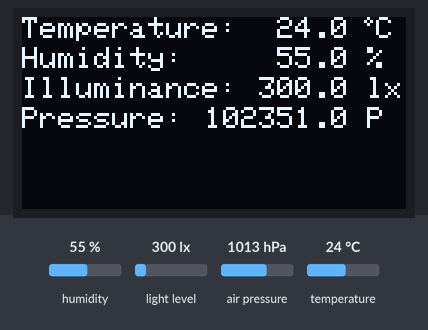
A sketch run on a simulated Arduino Uno, built with avr-gcc and run on an emulated ATmega328P. On the bench: 128×64 one-colour display. Inputs (shaded band) come from the test bench; at power-on: humidity 55 %, light level 300 lx, air pressure 1013 hPa, temperature 24 °C.

Above: at 3.2 s.
3.3 s: humidity set to 22 %
At 8.5 s:
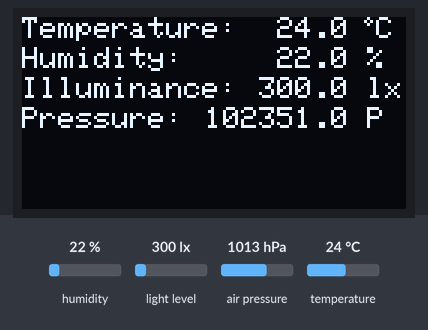
9.0 s: light level set to 40 lx
At 13.3 s:
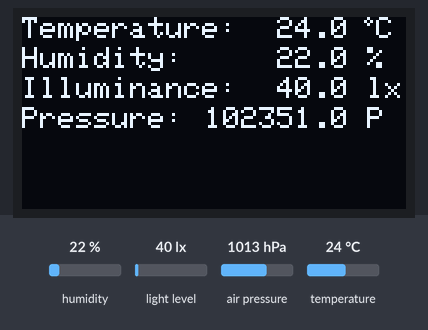
14.7 s: air pressure set to 952 hPa
At 18.1 s:
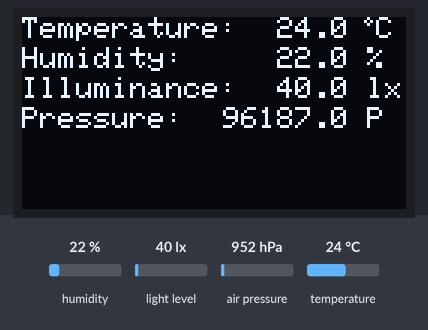
20.4 s: temperature set to 12 °C
At 22.9 s:
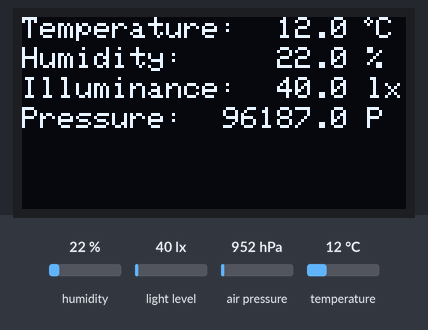
26.1 s: humidity set to 40 %
At 27.7 s:
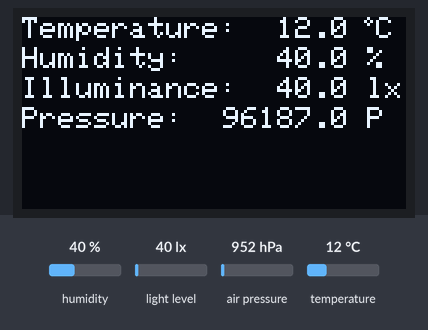
31.8 s: light level set to 500 lx
At 33.7 s:
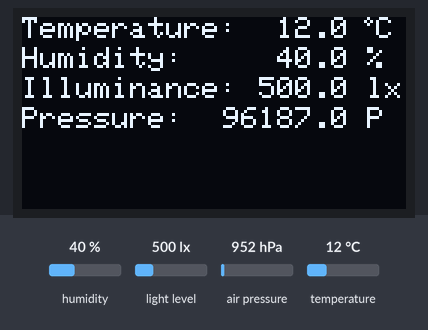
Timing chart, 0 to 35.2 s (numbered marks = the images above; inputs shaded):
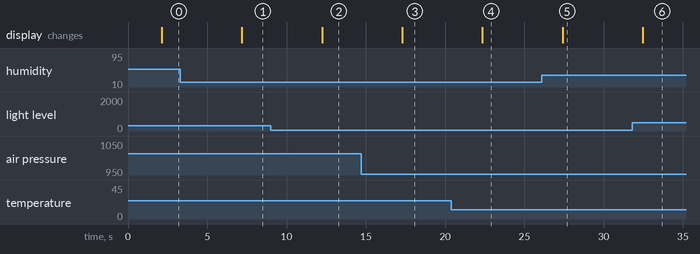

The sketch:

WeatherStationKit.ino
```cpp
/*********
  Gabor Mate
  https://github.com/Mategm
*********/

#include <Wire.h>
#include <Adafruit_GFX.h>
#include <Adafruit_SSD1306.h>
#include <BH1750.h>
#include <DHT.h>
#include <Adafruit_BMP085.h>

BH1750 lightMeter;
Adafruit_BMP085 pressure;
double baseline; // For the pressure

#define ALTITUDE 87.0 // Altitude of Sarszentmiklos, Hungary, Central-Europe in meters

#define SCREEN_WIDTH 128 // OLED display width, in pixels
#define SCREEN_HEIGHT 64 // OLED display height, in pixels

// Declaration for an SSD1306 display connected to I2C (SDA, SCL pins) SDA = D2; SCL = D1
Adafruit_SSD1306 display(SCREEN_WIDTH, SCREEN_HEIGHT, &Wire, -1);

#define DHTPIN 14     // Digital pin connected to the DHT sensor as D5
#define DHTTYPE DHT11   // DHT 11
DHT dht(DHTPIN, DHTTYPE);

void setup(){
  Serial.begin(115200);
  if(!display.begin(SSD1306_SWITCHCAPVCC, 0x3C)) { // Its works for my 128x64 OLED 0,96" screen
    Serial.println(F("SSD1306 allocation failed"));
    for(;;);
  }
  display.clearDisplay();
  Wire.begin();
  dht.begin();

  lightMeter.begin();
  lightMeter.configure(BH1750::CONTINUOUS_HIGH_RES_MODE_2);

  display.setTextSize(1); //1-8; 1 is default, not needed
  display.setTextColor(WHITE); // Not relevant for one or two color OLED display but needed for the code
  display.setCursor(0,0); //0,0 to 120,57
  display.println("Weather Station by!");
  display.println("Mategm!");
  display.display();

  if (pressure.begin()){
    //Serial.println("BMP180 init success");
    }
  else{
    Serial.println("BMP180 init fail\n\n");
    delay(5000);
    while(1); // Pause forever.
  }
  delay(2000);
  display.clearDisplay();
}
void loop() {
  char status;
  double T,P,p0,a;
  float h = dht.readHumidity();
  float t = dht.readTemperature(); // Read temperature as Fahrenheit (isFahrenheit = true; default C as false)
  float l = lightMeter.readLightLevel();

  // pressure
  p0 = pressure.readSealevelPressure(ALTITUDE);
/***
  status = pressure.startTemperature();
  delay(status);
  if (status != 0) {
    delay(status); // Wait for the measurement to complete:
    status = pressure.getTemperature(T);
    if (status != 0) {
      status = pressure.startPressure(3);
      if (status != 0) {
        delay(status);
        status = pressure.getPressure(P,T);
        if (status != 0) {
          p0 = pressure.sealevel(P,ALTITUDE); // we're at 113 meters (Sarszentmiklos, Hungary)
        }
      }
    }
  }
***/
   //Convert to string and cut de second decimal numbers
  String temp = String(t,1);
  String humi = String(h,1);
  String lux  = String(l,1);
  String pres = String(p0,1);


  // Calculate lux and pressure position according to its number length
  int pad1 = (lux.length() * 6) + 19;
  int pad2 = (pres.length() *6) + 19;

  // clear the display
  display.clearDisplay();

  // display temperature
  display.setTextSize(1);
  display.setCursor(0,0);
  display.print("Temperature: ");
  display.setCursor(85,0);
  display.print(temp);
  display.drawCircle(115, 1, 1, WHITE); // degree sign
  display.setCursor(118,0); // repositioning the Celsius display
  display.print("C");

  // display humidity
  display.setTextSize(1);
  display.setCursor(0, 10);
  display.print("Humidity:   ");
  display.setCursor(85,10);
  display.print(humi);
  display.print(" ");
  display.print("%");

  // display light data
  display.setTextSize(1);
  display.setCursor(0,20);
  display.print("Illuminance: ");
  display.setCursor((SCREEN_WIDTH - pad1),20);
  display.print(lux);
  display.print(" lx");

  // pressure
  display.setCursor(0,30);
  display.setTextSize(1);
  display.print("Pressure: ");
  display.setCursor((SCREEN_WIDTH - pad2),30);
  display.print(pres);
  display.print(" P");

  display.display();
  delay(5000); // display the values for 5 seconds before update
}
```

Measured:
- after the input at 3.3 s, the display: changes after 3.9 s (image 1)
- after the input at 9.0 s, the display: changes after 3.2 s (image 2)
- after the input at 14.7 s, the display: changes after 2.6 s (image 3)
- after the input at 20.4 s, the display: changes after 2.0 s (image 4)
- after the input at 26.1 s, the display: changes after 1.3 s (image 5)
- after the input at 31.8 s, the display: changes after 0.68 s (image 6)
